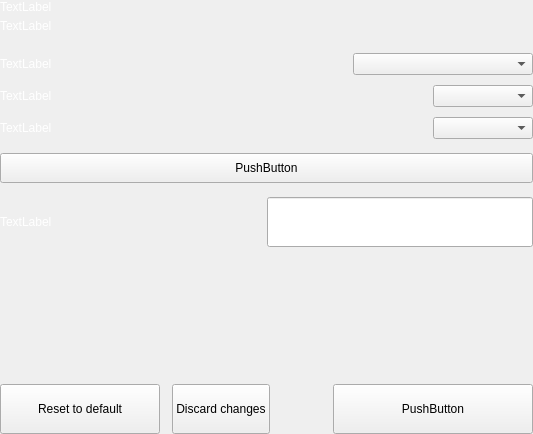
<?xml version="1.0" encoding="UTF-8"?>
<ui version="4.0">
 <class>SettingsDisplayOptionsWidget</class>
 <widget class="QWidget" name="SettingsDisplayOptionsWidget">
  <property name="geometry">
   <rect>
    <x>0</x>
    <y>0</y>
    <width>533</width>
    <height>434</height>
   </rect>
  </property>
  <property name="windowTitle">
   <string>Form</string>
  </property>
  <layout class="QVBoxLayout" name="verticalLayout">
   <property name="spacing">
    <number>0</number>
   </property>
   <property name="leftMargin">
    <number>0</number>
   </property>
   <property name="topMargin">
    <number>0</number>
   </property>
   <property name="rightMargin">
    <number>0</number>
   </property>
   <property name="bottomMargin">
    <number>0</number>
   </property>
   <item>
    <widget class="QWidget" name="left" native="true">
     <layout class="QVBoxLayout" name="verticalLayout_3">
      <property name="leftMargin">
       <number>0</number>
      </property>
      <property name="topMargin">
       <number>0</number>
      </property>
      <property name="rightMargin">
       <number>0</number>
      </property>
      <property name="bottomMargin">
       <number>0</number>
      </property>
      <item>
       <layout class="QVBoxLayout" name="verticalLayout_2">
        <property name="spacing">
         <number>0</number>
        </property>
        <item>
         <layout class="QHBoxLayout" name="horizontalLayout_3">
          <property name="spacing">
           <number>0</number>
          </property>
          <item>
           <layout class="QVBoxLayout" name="verticalLayoutTitle">
            <property name="spacing">
             <number>5</number>
            </property>
            <item>
             <widget class="QLabel" name="labelTitle">
              <property name="styleSheet">
               <string notr="true">color:white;</string>
              </property>
              <property name="text">
               <string>TextLabel</string>
              </property>
             </widget>
            </item>
            <item>
             <widget class="QLabel" name="labelSubtitle1">
              <property name="styleSheet">
               <string notr="true">color:white;</string>
              </property>
              <property name="text">
               <string>TextLabel</string>
              </property>
              <property name="wordWrap">
               <bool>true</bool>
              </property>
             </widget>
            </item>
           </layout>
          </item>
         </layout>
        </item>
        <item>
         <spacer name="verticalSpacer_2">
          <property name="orientation">
           <enum>Qt::Vertical</enum>
          </property>
          <property name="sizeType">
           <enum>QSizePolicy::Fixed</enum>
          </property>
          <property name="sizeHint" stdset="0">
           <size>
            <width>20</width>
            <height>20</height>
           </size>
          </property>
         </spacer>
        </item>
        <item>
         <layout class="QHBoxLayout" name="horizontalLayout_2">
          <item>
           <widget class="QLabel" name="labelTitleLanguage">
            <property name="styleSheet">
             <string notr="true">color:white;</string>
            </property>
            <property name="text">
             <string>TextLabel</string>
            </property>
           </widget>
          </item>
          <item>
           <spacer name="horizontalSpacer_3">
            <property name="orientation">
             <enum>Qt::Horizontal</enum>
            </property>
            <property name="sizeHint" stdset="0">
             <size>
              <width>40</width>
              <height>20</height>
             </size>
            </property>
           </spacer>
          </item>
          <item>
           <widget class="QComboBox" name="comboBoxLanguage">
            <property name="minimumSize">
             <size>
              <width>180</width>
              <height>0</height>
             </size>
            </property>
            <property name="maximumSize">
             <size>
              <width>16777215</width>
              <height>16777215</height>
             </size>
            </property>
           </widget>
          </item>
         </layout>
        </item>
        <item>
         <spacer name="verticalThreads2">
          <property name="orientation">
           <enum>Qt::Vertical</enum>
          </property>
          <property name="sizeType">
           <enum>QSizePolicy::Fixed</enum>
          </property>
          <property name="sizeHint" stdset="0">
           <size>
            <width>20</width>
            <height>10</height>
           </size>
          </property>
         </spacer>
        </item>
        <item>
         <layout class="QHBoxLayout" name="horizontalPercentagezPiv">
          <item>
           <widget class="QLabel" name="labelTitleUnit">
            <property name="styleSheet">
             <string notr="true">color:white;</string>
            </property>
            <property name="text">
             <string>TextLabel</string>
            </property>
           </widget>
          </item>
          <item>
           <spacer name="horizontalSpacerPercentagezPiv">
            <property name="orientation">
             <enum>Qt::Horizontal</enum>
            </property>
            <property name="sizeHint" stdset="0">
             <size>
              <width>40</width>
              <height>20</height>
             </size>
            </property>
           </spacer>
          </item>
          <item>
           <widget class="QValueComboBox" name="comboBoxUnit">
            <property name="minimumSize">
             <size>
              <width>100</width>
              <height>0</height>
             </size>
            </property>
            <property name="maximumSize">
             <size>
              <width>180</width>
              <height>16777215</height>
             </size>
            </property>
           </widget>
          </item>
         </layout>
        </item>
        <item>
         <spacer name="verticalDenomzPiv">
          <property name="orientation">
           <enum>Qt::Vertical</enum>
          </property>
          <property name="sizeType">
           <enum>QSizePolicy::Fixed</enum>
          </property>
          <property name="sizeHint" stdset="0">
           <size>
            <width>20</width>
            <height>10</height>
           </size>
          </property>
         </spacer>
        </item>
        <item>
         <layout class="QHBoxLayout" name="horizontalDenomzPiv">
          <item>
           <widget class="QLabel" name="labelTitleDigits">
            <property name="styleSheet">
             <string notr="true">color:white;</string>
            </property>
            <property name="text">
             <string>TextLabel</string>
            </property>
           </widget>
          </item>
          <item>
           <spacer name="horizontalDenomzPiv_1">
            <property name="orientation">
             <enum>Qt::Horizontal</enum>
            </property>
            <property name="sizeHint" stdset="0">
             <size>
              <width>40</width>
              <height>20</height>
             </size>
            </property>
           </spacer>
          </item>
          <item>
           <widget class="QComboBox" name="comboBoxDigits">
            <property name="minimumSize">
             <size>
              <width>100</width>
              <height>0</height>
             </size>
            </property>
            <property name="maximumSize">
             <size>
              <width>180</width>
              <height>16777215</height>
             </size>
            </property>
           </widget>
          </item>
         </layout>
        </item>
        <item>
         <spacer name="verticalSpacer_4">
          <property name="orientation">
           <enum>Qt::Vertical</enum>
          </property>
          <property name="sizeType">
           <enum>QSizePolicy::Minimum</enum>
          </property>
          <property name="sizeHint" stdset="0">
           <size>
            <width>20</width>
            <height>14</height>
           </size>
          </property>
         </spacer>
        </item>
        <item>
         <widget class="QPushButton" name="pushButtonSwitchBalance">
          <property name="minimumSize">
           <size>
            <width>0</width>
            <height>30</height>
           </size>
          </property>
          <property name="text">
           <string>PushButton</string>
          </property>
          <property name="checkable">
           <bool>true</bool>
          </property>
         </widget>
        </item>
        <item>
         <spacer name="verticalSpacer_3">
          <property name="orientation">
           <enum>Qt::Vertical</enum>
          </property>
          <property name="sizeType">
           <enum>QSizePolicy::Preferred</enum>
          </property>
          <property name="sizeHint" stdset="0">
           <size>
            <width>20</width>
            <height>14</height>
           </size>
          </property>
         </spacer>
        </item>
        <item>
         <layout class="QHBoxLayout" name="horizontalLayout" stretch="1,1">
          <property name="spacing">
           <number>0</number>
          </property>
          <item>
           <widget class="QLabel" name="labelTitleUrl">
            <property name="styleSheet">
             <string notr="true">color:white;</string>
            </property>
            <property name="text">
             <string>TextLabel</string>
            </property>
           </widget>
          </item>
          <item>
           <widget class="QLineEdit" name="lineEditUrl">
            <property name="minimumSize">
             <size>
              <width>0</width>
              <height>50</height>
             </size>
            </property>
            <property name="maximumSize">
             <size>
              <width>16777215</width>
              <height>50</height>
             </size>
            </property>
           </widget>
          </item>
         </layout>
        </item>
        <item>
         <spacer name="verticalSpacer">
          <property name="orientation">
           <enum>Qt::Vertical</enum>
          </property>
          <property name="sizeHint" stdset="0">
           <size>
            <width>20</width>
            <height>40</height>
           </size>
          </property>
         </spacer>
        </item>
        <item>
         <layout class="QHBoxLayout" name="horizontalLayout_7">
          <property name="spacing">
           <number>12</number>
          </property>
          <item>
           <widget class="QPushButton" name="pushButtonReset">
            <property name="minimumSize">
             <size>
              <width>160</width>
              <height>50</height>
             </size>
            </property>
            <property name="maximumSize">
             <size>
              <width>50</width>
              <height>16777215</height>
             </size>
            </property>
            <property name="text">
             <string>Reset to default</string>
            </property>
           </widget>
          </item>
          <item>
           <widget class="QPushButton" name="pushButtonClean">
            <property name="minimumSize">
             <size>
              <width>0</width>
              <height>50</height>
             </size>
            </property>
            <property name="text">
             <string>Discard changes</string>
            </property>
           </widget>
          </item>
          <item>
           <spacer name="horizontalSpacer_5">
            <property name="orientation">
             <enum>Qt::Horizontal</enum>
            </property>
            <property name="sizeType">
             <enum>QSizePolicy::Expanding</enum>
            </property>
            <property name="sizeHint" stdset="0">
             <size>
              <width>40</width>
              <height>20</height>
             </size>
            </property>
           </spacer>
          </item>
          <item>
           <widget class="QPushButton" name="pushButtonSave">
            <property name="minimumSize">
             <size>
              <width>200</width>
              <height>50</height>
             </size>
            </property>
            <property name="maximumSize">
             <size>
              <width>200</width>
              <height>50</height>
             </size>
            </property>
            <property name="text">
             <string>PushButton</string>
            </property>
           </widget>
          </item>
         </layout>
        </item>
       </layout>
      </item>
     </layout>
    </widget>
   </item>
  </layout>
 </widget>
 <customwidgets>
  <customwidget>
   <class>QValueComboBox</class>
   <extends>QComboBox</extends>
   <header>qvaluecombobox.h</header>
  </customwidget>
 </customwidgets>
 <resources/>
 <connections/>
</ui>
